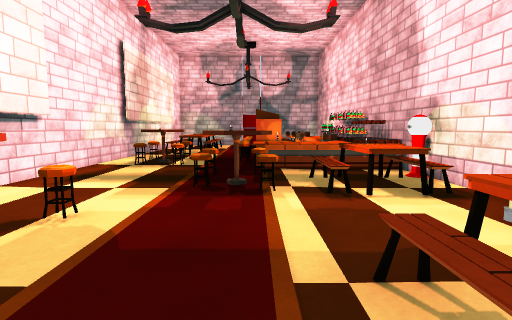
[1] (above)

16 first-person views from a walk through a Unity game level. The camera is 1.2 m above the floor, tilts 6° down and sees 80° across. Doors are open. The floor is counted in squares, 1 m on a side. Each view is taken from the middle of a square. On the plan, view 1 faces up. The plan holds only what a view shows up to about 13 squares ahead; the rest is blank. The place goes on beyond the plan. The player is left out. Some surface patterns are stand-ins.

[2]
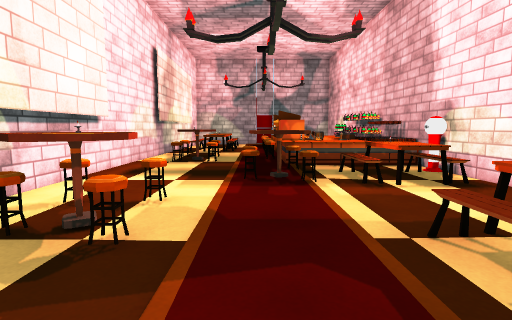

[3]
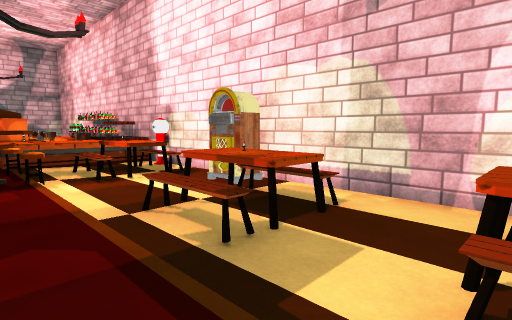

[4]
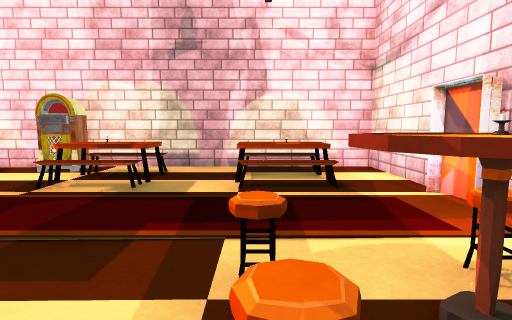

[5]
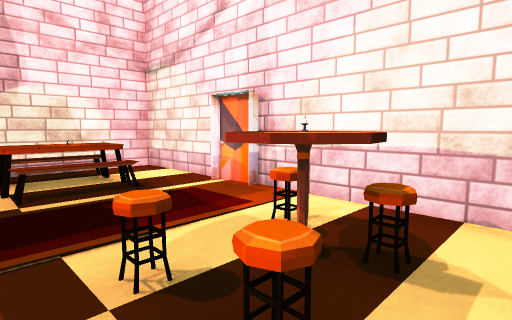

[6]
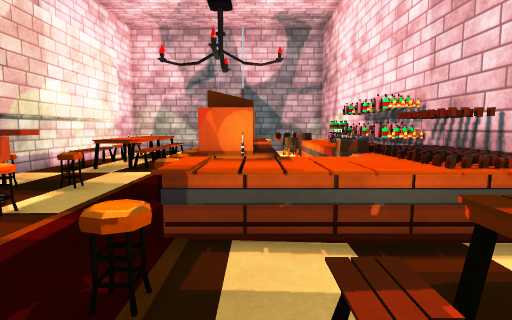

[7]
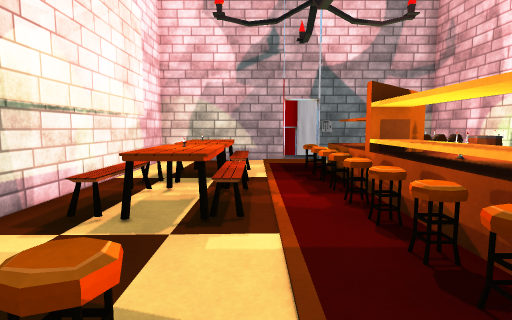

[8]
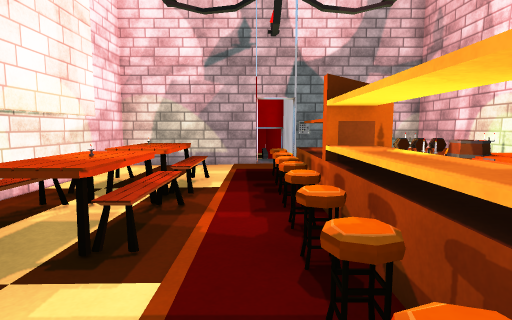

[9]
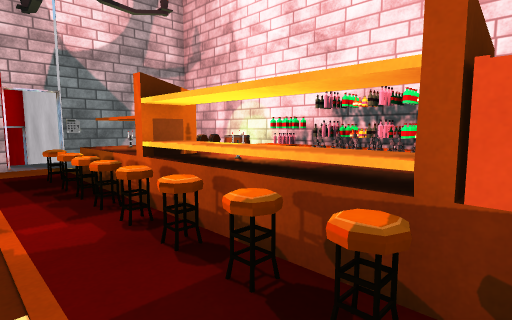

[10]
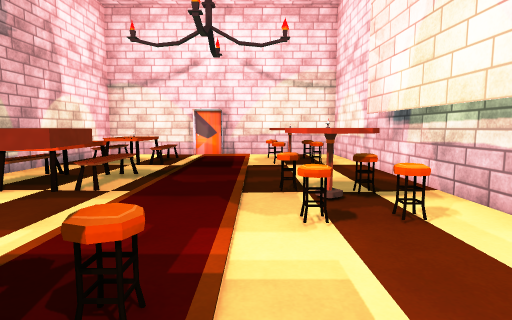

[11]
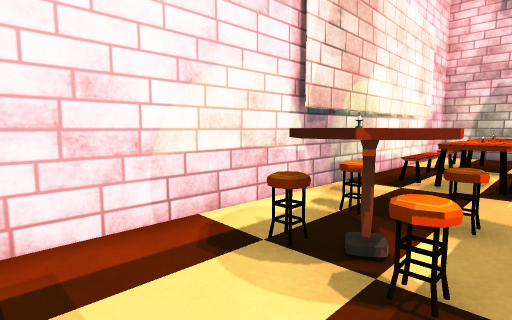

[12]
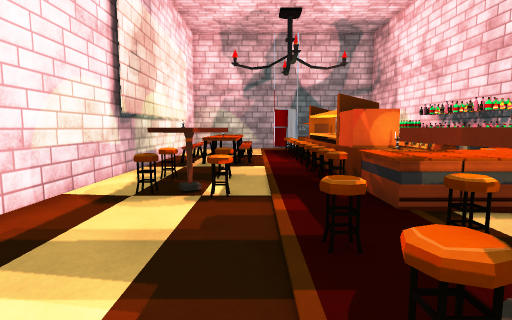

[13]
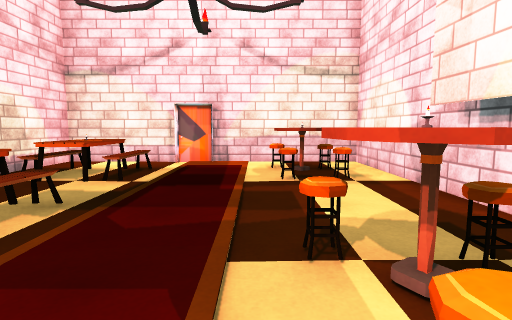

[14]
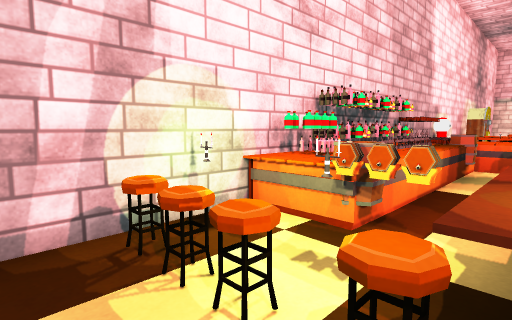

[15]
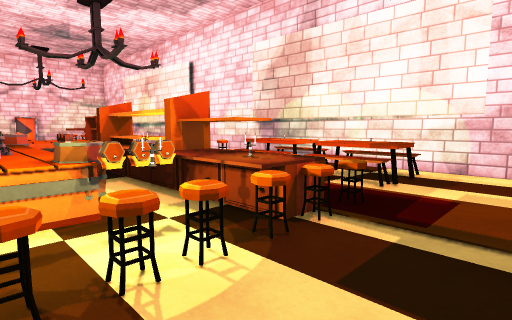

[16]
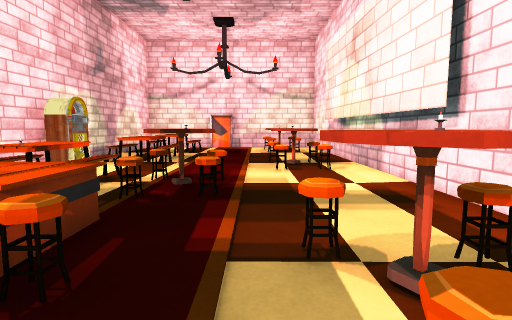

### Floor plan
Key: @ floor where view 1 was taken; # wall or solid block; . floor; D open door; ^ raised ledge; S stool; C cup; M machine; B bench; T table; A barrel; O other object.
Columns run from 6 left of view 1 to 5 right of it. Each row starts with its distance up from view 1.
 23 ######  ###
 22 #....DDO. .#
 21 #..........#
 20 #.....SS.SS#
 19 #.BTB.S^O.O#
 18 #.BBB.S^OO^#
 17 #.BT..S^.AO#
 16 #.TO..S^.OO#
 15 #.TT..S^.OO#
 14 #.....S^.O #
 13 #.....S^. O#
 12 #.SS..O^OCC#
 11 #.SO..S^OCC#
 10 #.SS..^^^CC#
  9 #.....^^^^^#
  8 #....SS...M#
  7 ##...OO.BB.#
  6 ##...SS.TB.#
  5  #.........#
  4  #SS......O#
  3  #SO......O#
  2  #.S...OTT.#
  1 ##.....OTT.#
  0 ##....@....#
 -1 #..........#
 -2 #.SS...OTO.#
 -3 #.OO...OTT.#
 -4 #.SS.......#
 -5 #..........#
 -6 ############

Positions as (right, up) in squares from view 1, and headings:
1: (0, 0), facing up
2: (-1, -1), facing up
3: (-1, -2), facing up-right
4: (-5, -2), facing right
5: (-5, -1), facing down-right
6: (1, 6), facing up
7: (-2, 11), facing up
8: (-1, 12), facing up
9: (-2, 12), facing up-right
10: (-2, 8), facing down
11: (-2, 8), facing up-left
12: (-2, 5), facing up
13: (-2, 5), facing down
14: (1, 21), facing down-right
15: (4, 22), facing down-left
16: (-2, 13), facing down
